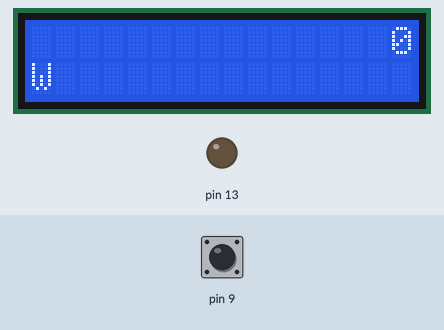
Recording of a sketch running on a simulated Arduino Uno, built with avr-gcc and run on an emulated ATmega328P. Parts: 16×2 character LCD, output pins drawn as LEDs (lit = HIGH). The inputs (shaded band) are chosen by the test bench; at power-on: pin 9 HIGH.

Above: at 1.26 s.
1.3 s: pin 9 pulled LOW for 0.15 s
At 1.36 s:
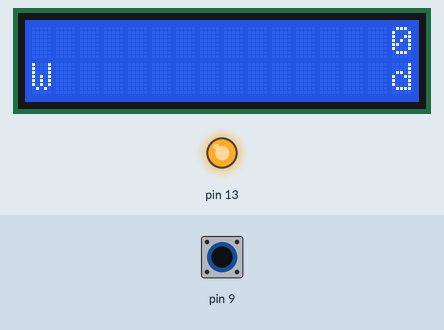
3.8 s: pin 9 pulled LOW for 1 s
At 4.12 s:
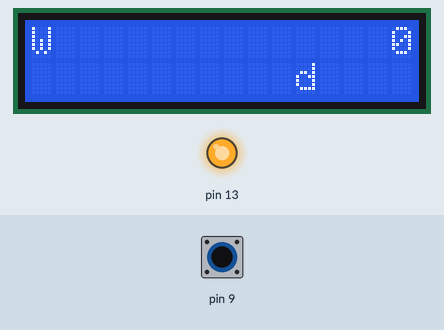
6.3 s: pin 9 pulled LOW for 0.15 s
At 6.73 s:
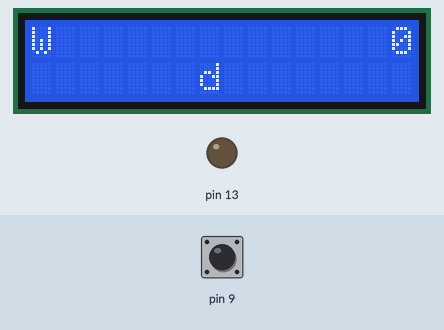
9.4 s: pin 9 pulled LOW for 3.2 s
At 10.84 s:
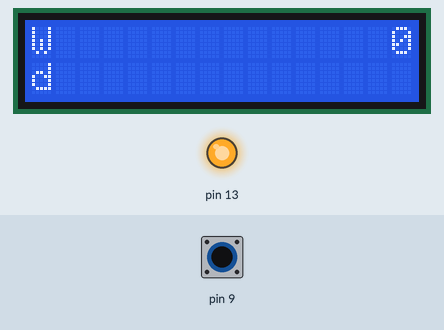
Timing chart, 0 to 14.2 s (numbered marks = the images above; inputs shaded):
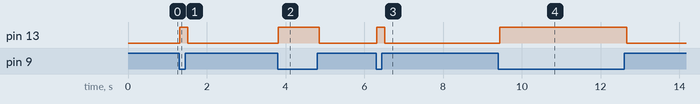

The sketch:

program.ino
```cpp
#include <LiquidCrystal.h> //Dołączenie bilbioteki
LiquidCrystal lcd(2, 3, 4, 5, 6, 7); //Informacja o podłączeniu nowego wyświetlacza
int timeRespawn = 100;
int enemySpeed = 6;
int frames = 0;
int y = 1;
int score = 0;
bool jump = false;
int frameJump = 0;
int scoreWidth = 15;
const int arraySize = 5;
struct enemy{
  int x;
  bool move;
};
enemy enemies[arraySize];
void setup() {

  pinMode(9, INPUT_PULLUP);
  pinMode(13, OUTPUT);
  lcd.begin(16, 2); //Deklaracja typu

  for(int i = 0; i<arraySize; i++) {
    enemies[i].move = false;
    enemies[i].x = 17;
  }

}

void loop() {
  lcd.setCursor(0, y);
  lcd.print("W");
  if(digitalRead(9) == LOW ) {
    if(!jump) {
      jump = true;
      y = 0;
      digitalWrite(13,HIGH);
    }
  }else {
    if(frameJump % 12 == 0) {
      y = 1;
      jump = false;
      frameJump = 0;
    }
    digitalWrite(13,LOW);
  }
  if(frames % 6 == 0) {
    for(int i = 0; i<arraySize; i++) {
    if(enemies[i].move) {
      enemies[i].x = enemies[i].x -1;
    }
  }

  }
  if(frames % timeRespawn == 0) {
    for(int i = 0; i<arraySize; i++) {
      if(!enemies[i].move) {
        enemies[i].move = true;
        break;
      }
    }
  }
  for(int i = 0; i<arraySize; i++) {
      if(enemies[i].x < 0) {
          enemies[i].move = false;
          enemies[i].x = 17;
          score++;
        }
      lcd.setCursor(enemies[i].x,1);
      lcd.print("d");
      if(enemies[i].x == 0 and y == 1) {
        lcd.setCursor(6,0);
        lcd.print("opps");
      } else {

      }
  }
  if(score > 5) {
    enemySpeed = 4;
    timeRespawn = 70;
  }
  if(jump) {
    frameJump++;
  }
  if(score / 10 > 0) {
    scoreWidth = 14;
  }
  if(score / 100 > 0) {
    scoreWidth = 13;
  }
  lcd.setCursor(scoreWidth,0);
  lcd.print(score);
  frames++;


  delay(100);
  lcd.clear();
}
```

Measured:
- after the input at 1.3 s, pin 13: LOW → HIGH at once, → LOW 0.21 s later
- after the input at 3.8 s, pin 13: LOW → HIGH at once, → LOW 1.0 s later
- after the input at 6.3 s, pin 13: LOW → HIGH at once, → LOW 0.21 s later
- after the input at 9.4 s, pin 13: LOW → HIGH at once, → LOW 3.2 s later
- what the display in image 2 shows lasts 0.4 s, from 3.9 s to 4.3 s
